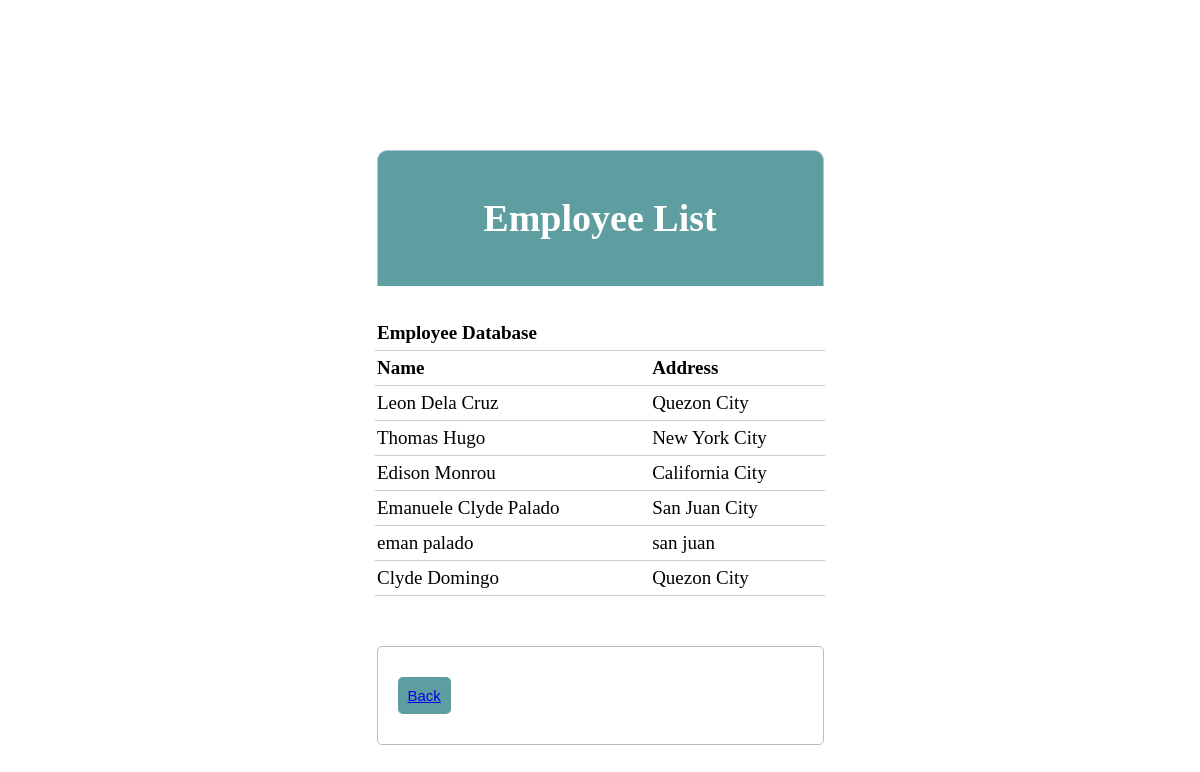
Page /list.php on the committed database.
### tables this page shows
CREATE TABLE `info` (
  `id` int(11) NOT NULL,
  `name` varchar(100) NOT NULL,
  `address` varchar(100) NOT NULL
);

### list.php (the view, shortened to what this page needs)
<?php  include('admin/server.php'); ?>
<!DOCTYPE html>
<html>
<head>
	<link rel="stylesheet" type="text/css" href="admin/design2.css">
</head>
<body>
<div class="header">
	<h1>Employee List</h1>
</div>
	<?php $results = mysqli_query($db, "SELECT * FROM info"); ?>
	<table>
		<thead>
			<th>Employee Database</th>
		</thead>
		<thead>
			<tr>
				<th>Name</th>
				<th>Address</th>
			</tr>
		</thead>
		<?php while ($row = mysqli_fetch_array($results)) { ?>
			<tr>
				<td><?php echo $row['name']; ?></td>
				<td><?php echo $row['address']; ?></td>
			</tr>
		<?php } ?>
	</table>
	<form>
		<div class="input-group">
			<button class="btn"><a href="index.php"> Back</a></button>
		</div>
	</form>
</body>
</html>

### admin/design2.css (style rules this page uses)
body { font-size: 19px; background-color: white; background-image: url('../images/building.png'); background-position: center bottom; background-size: cover; background-repeat: no-repeat; background-attachment: scroll; background-origin: content-box; margin: 150px; padding: 0px; }
.header { width: 45%; margin: 5px auto 0px; color: white; background: #5F9EA0; text-align: center; border: 1px solid #B0C4DE; border-bottom: none; border-radius: 10px 10px 0px 0px; padding: 20px; }
table { width: 50%; margin: 30px auto; border-collapse: collapse; text-align: left; background-color: white; }
tr { border-bottom: 1px solid #cbcbcb; }
th, td { border: none; height: 30px; padding: 2px; }
form { width: 45%; margin: 50px auto; text-align: left; padding: 20px; border: 1px solid #bbbbbb; border-radius: 5px; background-color: white; }
.input-group { margin: 10px 0px 10px 0px; }
.btn { padding: 10px; font-size: 15px; color: white; background: #5F9EA0; border: none; border-radius: 5px; }

### rows in the picture
info: name "Leon Dela Cruz", address "Quezon City"
info: name "Thomas Hugo", address "New York City"
info: name "Edison Monrou", address "California City"
info: name "Emanuele Clyde Palado", address "San Juan City"
info: name "eman palado", address "san juan"
info: name "Clyde Domingo", address "Quezon City"
